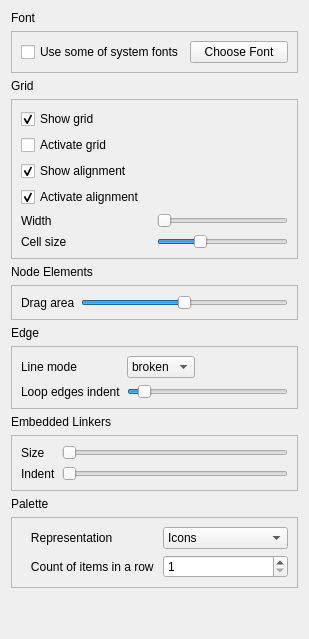
<?xml version="1.0" encoding="UTF-8"?>
<ui version="4.0">
 <class>PreferencesEditorPage</class>
 <widget class="QWidget" name="PreferencesEditorPage">
  <property name="minimumSize">
   <size>
    <width>50</width>
    <height>50</height>
   </size>
  </property>
  <property name="maximumSize">
   <size>
    <width>16777215</width>
    <height>16777215</height>
   </size>
  </property>
  <layout class="QVBoxLayout" name="verticalLayout_3">
   <property name="sizeConstraint">
    <enum>QLayout::SetDefaultConstraint</enum>
   </property>
   <item>
    <widget class="QLabel" name="label_77">
     <property name="text">
      <string>Font</string>
     </property>
    </widget>
   </item>
   <item>
    <widget class="QFrame" name="frame_5">
     <property name="sizePolicy">
      <sizepolicy hsizetype="Preferred" vsizetype="Preferred">
       <horstretch>0</horstretch>
       <verstretch>0</verstretch>
      </sizepolicy>
     </property>
     <property name="minimumSize">
      <size>
       <width>0</width>
       <height>40</height>
      </size>
     </property>
     <property name="frameShape">
      <enum>QFrame::StyledPanel</enum>
     </property>
     <property name="frameShadow">
      <enum>QFrame::Raised</enum>
     </property>
     <layout class="QHBoxLayout" name="horizontalLayout_6">
      <item>
       <widget class="QCheckBox" name="fontCheckBox">
        <property name="enabled">
         <bool>true</bool>
        </property>
        <property name="sizePolicy">
         <sizepolicy hsizetype="Preferred" vsizetype="Preferred">
          <horstretch>0</horstretch>
          <verstretch>0</verstretch>
         </sizepolicy>
        </property>
        <property name="text">
         <string>Use some of system fonts</string>
        </property>
       </widget>
      </item>
      <item>
       <widget class="QPushButton" name="fontSelectionButton">
        <property name="sizePolicy">
         <sizepolicy hsizetype="Preferred" vsizetype="Preferred">
          <horstretch>0</horstretch>
          <verstretch>0</verstretch>
         </sizepolicy>
        </property>
        <property name="text">
         <string>Choose Font</string>
        </property>
       </widget>
      </item>
     </layout>
    </widget>
   </item>
   <item>
    <widget class="QLabel" name="label_79">
     <property name="text">
      <string>Grid</string>
     </property>
    </widget>
   </item>
   <item>
    <widget class="QFrame" name="frame_1">
     <property name="sizePolicy">
      <sizepolicy hsizetype="Preferred" vsizetype="Preferred">
       <horstretch>0</horstretch>
       <verstretch>0</verstretch>
      </sizepolicy>
     </property>
     <property name="frameShape">
      <enum>QFrame::StyledPanel</enum>
     </property>
     <property name="frameShadow">
      <enum>QFrame::Raised</enum>
     </property>
     <layout class="QGridLayout" name="gridLayout">
      <item row="0" column="0">
       <widget class="QCheckBox" name="showGridCheckBox">
        <property name="text">
         <string>Show grid</string>
        </property>
        <property name="checked">
         <bool>true</bool>
        </property>
       </widget>
      </item>
      <item row="1" column="0">
       <widget class="QCheckBox" name="activateGridCheckBox">
        <property name="sizePolicy">
         <sizepolicy hsizetype="Minimum" vsizetype="Fixed">
          <horstretch>0</horstretch>
          <verstretch>0</verstretch>
         </sizepolicy>
        </property>
        <property name="text">
         <string>Activate grid</string>
        </property>
        <property name="tristate">
         <bool>false</bool>
        </property>
       </widget>
      </item>
      <item row="2" column="0">
       <widget class="QCheckBox" name="showAlignmentCheckBox">
        <property name="minimumSize">
         <size>
          <width>130</width>
          <height>0</height>
         </size>
        </property>
        <property name="text">
         <string>Show alignment</string>
        </property>
        <property name="checked">
         <bool>true</bool>
        </property>
       </widget>
      </item>
      <item row="2" column="1">
       <spacer name="horizontalSpacer_29">
        <property name="orientation">
         <enum>Qt::Horizontal</enum>
        </property>
        <property name="sizeHint" stdset="0">
         <size>
          <width>40</width>
          <height>20</height>
         </size>
        </property>
       </spacer>
      </item>
      <item row="3" column="0">
       <widget class="QCheckBox" name="activateAlignmentCheckBox">
        <property name="sizePolicy">
         <sizepolicy hsizetype="Minimum" vsizetype="Fixed">
          <horstretch>0</horstretch>
          <verstretch>0</verstretch>
         </sizepolicy>
        </property>
        <property name="text">
         <string>Activate alignment</string>
        </property>
        <property name="checked">
         <bool>true</bool>
        </property>
       </widget>
      </item>
      <item row="3" column="1">
       <spacer name="horizontalSpacer_30">
        <property name="orientation">
         <enum>Qt::Horizontal</enum>
        </property>
        <property name="sizeHint" stdset="0">
         <size>
          <width>40</width>
          <height>20</height>
         </size>
        </property>
       </spacer>
      </item>
      <item row="4" column="0">
       <widget class="QLabel" name="label_68">
        <property name="text">
         <string>Width</string>
        </property>
       </widget>
      </item>
      <item row="4" column="1">
       <widget class="QSlider" name="gridWidthSlider">
        <property name="sizePolicy">
         <sizepolicy hsizetype="Expanding" vsizetype="Expanding">
          <horstretch>0</horstretch>
          <verstretch>0</verstretch>
         </sizepolicy>
        </property>
        <property name="minimum">
         <number>3</number>
        </property>
        <property name="maximum">
         <number>150</number>
        </property>
        <property name="singleStep">
         <number>1</number>
        </property>
        <property name="pageStep">
         <number>10</number>
        </property>
        <property name="orientation">
         <enum>Qt::Horizontal</enum>
        </property>
       </widget>
      </item>
      <item row="5" column="0">
       <widget class="QLabel" name="label_67">
        <property name="text">
         <string>Cell size</string>
        </property>
       </widget>
      </item>
      <item row="5" column="1">
       <widget class="QSlider" name="indexGridSlider">
        <property name="sizePolicy">
         <sizepolicy hsizetype="Expanding" vsizetype="Expanding">
          <horstretch>0</horstretch>
          <verstretch>0</verstretch>
         </sizepolicy>
        </property>
        <property name="minimum">
         <number>5</number>
        </property>
        <property name="maximum">
         <number>150</number>
        </property>
        <property name="singleStep">
         <number>1</number>
        </property>
        <property name="pageStep">
         <number>10</number>
        </property>
        <property name="value">
         <number>50</number>
        </property>
        <property name="orientation">
         <enum>Qt::Horizontal</enum>
        </property>
       </widget>
      </item>
     </layout>
    </widget>
   </item>
   <item>
    <widget class="QLabel" name="label_82">
     <property name="text">
      <string>Node Elements</string>
     </property>
    </widget>
   </item>
   <item>
    <widget class="QFrame" name="frame_4">
     <property name="frameShape">
      <enum>QFrame::StyledPanel</enum>
     </property>
     <property name="frameShadow">
      <enum>QFrame::Raised</enum>
     </property>
     <layout class="QGridLayout" name="gridLayout_32">
      <item row="0" column="1">
       <widget class="QSlider" name="dragAreaSizeSlider">
        <property name="minimum">
         <number>4</number>
        </property>
        <property name="maximum">
         <number>20</number>
        </property>
        <property name="value">
         <number>12</number>
        </property>
        <property name="orientation">
         <enum>Qt::Horizontal</enum>
        </property>
       </widget>
      </item>
      <item row="0" column="0">
       <widget class="QLabel" name="label_74">
        <property name="text">
         <string>Drag area</string>
        </property>
       </widget>
      </item>
     </layout>
    </widget>
   </item>
   <item>
    <widget class="QLabel" name="label_76">
     <property name="text">
      <string>Edge</string>
     </property>
    </widget>
   </item>
   <item>
    <widget class="QFrame" name="frame_7">
     <property name="minimumSize">
      <size>
       <width>0</width>
       <height>0</height>
      </size>
     </property>
     <property name="frameShape">
      <enum>QFrame::StyledPanel</enum>
     </property>
     <property name="frameShadow">
      <enum>QFrame::Raised</enum>
     </property>
     <layout class="QGridLayout" name="gridLayout_33">
      <item row="0" column="2">
       <spacer name="horizontalSpacer_31">
        <property name="orientation">
         <enum>Qt::Horizontal</enum>
        </property>
        <property name="sizeHint" stdset="0">
         <size>
          <width>40</width>
          <height>20</height>
         </size>
        </property>
       </spacer>
      </item>
      <item row="0" column="1">
       <widget class="QComboBox" name="lineMode">
        <property name="minimumSize">
         <size>
          <width>0</width>
          <height>20</height>
         </size>
        </property>
        <item>
         <property name="text">
          <string>broken</string>
         </property>
        </item>
        <item>
         <property name="text">
          <string>square</string>
         </property>
        </item>
        <item>
         <property name="text">
          <string>curve</string>
         </property>
        </item>
       </widget>
      </item>
      <item row="0" column="0">
       <widget class="QLabel" name="label_80">
        <property name="text">
         <string>Line mode</string>
        </property>
       </widget>
      </item>
      <item row="1" column="0">
       <widget class="QLabel" name="label_81">
        <property name="sizePolicy">
         <sizepolicy hsizetype="Preferred" vsizetype="Preferred">
          <horstretch>0</horstretch>
          <verstretch>0</verstretch>
         </sizepolicy>
        </property>
        <property name="text">
         <string>Loop edges indent</string>
        </property>
       </widget>
      </item>
      <item row="1" column="1" colspan="2">
       <widget class="QSlider" name="loopEdgeBoundsIndent">
        <property name="sizePolicy">
         <sizepolicy hsizetype="Expanding" vsizetype="Preferred">
          <horstretch>0</horstretch>
          <verstretch>0</verstretch>
         </sizepolicy>
        </property>
        <property name="minimum">
         <number>1</number>
        </property>
        <property name="maximum">
         <number>15</number>
        </property>
        <property name="singleStep">
         <number>2</number>
        </property>
        <property name="pageStep">
         <number>2</number>
        </property>
        <property name="value">
         <number>2</number>
        </property>
        <property name="orientation">
         <enum>Qt::Horizontal</enum>
        </property>
       </widget>
      </item>
     </layout>
    </widget>
   </item>
   <item>
    <widget class="QLabel" name="label_78">
     <property name="text">
      <string>Embedded Linkers</string>
     </property>
    </widget>
   </item>
   <item>
    <widget class="QFrame" name="frame_2">
     <property name="frameShape">
      <enum>QFrame::StyledPanel</enum>
     </property>
     <property name="frameShadow">
      <enum>QFrame::Raised</enum>
     </property>
     <layout class="QGridLayout" name="gridLayout_30">
      <item row="0" column="1">
       <widget class="QSlider" name="embeddedLinkerSizeSlider">
        <property name="minimum">
         <number>4</number>
        </property>
        <property name="maximum">
         <number>20</number>
        </property>
        <property name="orientation">
         <enum>Qt::Horizontal</enum>
        </property>
       </widget>
      </item>
      <item row="1" column="1">
       <widget class="QSlider" name="embeddedLinkerIndentSlider">
        <property name="minimum">
         <number>5</number>
        </property>
        <property name="maximum">
         <number>20</number>
        </property>
        <property name="orientation">
         <enum>Qt::Horizontal</enum>
        </property>
       </widget>
      </item>
      <item row="0" column="0">
       <widget class="QLabel" name="label_69">
        <property name="text">
         <string>Size</string>
        </property>
       </widget>
      </item>
      <item row="1" column="0">
       <widget class="QLabel" name="label_70">
        <property name="text">
         <string>Indent</string>
        </property>
       </widget>
      </item>
     </layout>
    </widget>
   </item>
   <item>
    <widget class="QLabel" name="label_75">
     <property name="text">
      <string>Palette</string>
     </property>
    </widget>
   </item>
   <item>
    <widget class="QFrame" name="frame_3">
     <property name="frameShape">
      <enum>QFrame::StyledPanel</enum>
     </property>
     <property name="frameShadow">
      <enum>QFrame::Raised</enum>
     </property>
     <layout class="QGridLayout" name="gridLayout_31">
      <item row="0" column="0">
       <widget class="QLabel" name="label_72">
        <property name="text">
         <string>   Representation   </string>
        </property>
       </widget>
      </item>
      <item row="1" column="0">
       <widget class="QLabel" name="label_73">
        <property name="text">
         <string>   Count of items in a row </string>
        </property>
       </widget>
      </item>
      <item row="0" column="1">
       <widget class="QComboBox" name="paletteComboBox">
        <property name="layoutDirection">
         <enum>Qt::LeftToRight</enum>
        </property>
        <property name="editable">
         <bool>false</bool>
        </property>
        <property name="currentIndex">
         <number>1</number>
        </property>
        <property name="frame">
         <bool>true</bool>
        </property>
        <item>
         <property name="text">
          <string>Icons  and names</string>
         </property>
        </item>
        <item>
         <property name="text">
          <string>Icons</string>
         </property>
        </item>
       </widget>
      </item>
      <item row="1" column="1">
       <widget class="QSpinBox" name="paletteSpinBox">
        <property name="minimum">
         <number>1</number>
        </property>
        <property name="maximum">
         <number>5</number>
        </property>
       </widget>
      </item>
     </layout>
    </widget>
   </item>
   <item>
    <spacer name="verticalSpacer">
     <property name="orientation">
      <enum>Qt::Vertical</enum>
     </property>
     <property name="sizeHint" stdset="0">
      <size>
       <width>20</width>
       <height>40</height>
      </size>
     </property>
    </spacer>
   </item>
  </layout>
 </widget>
 <resources/>
 <connections/>
</ui>
